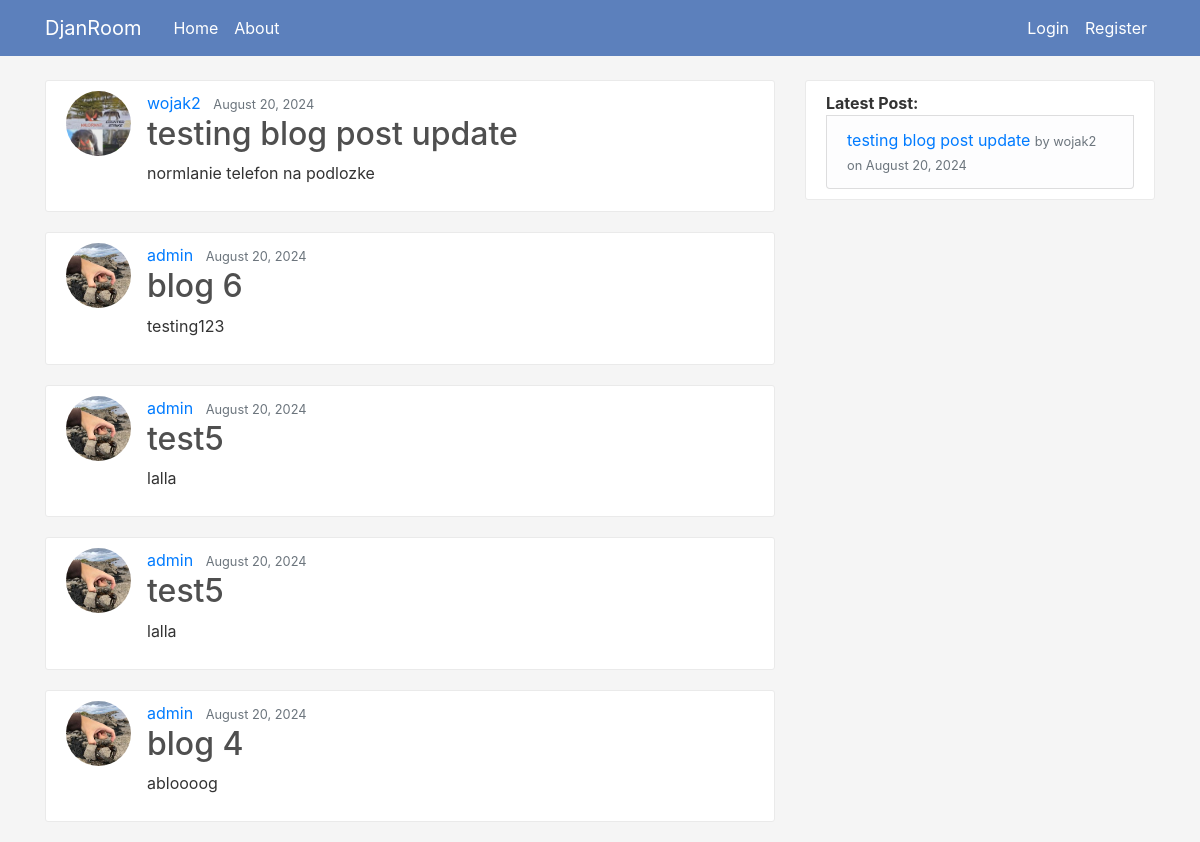
/, run on an earlier commit of the app's database.
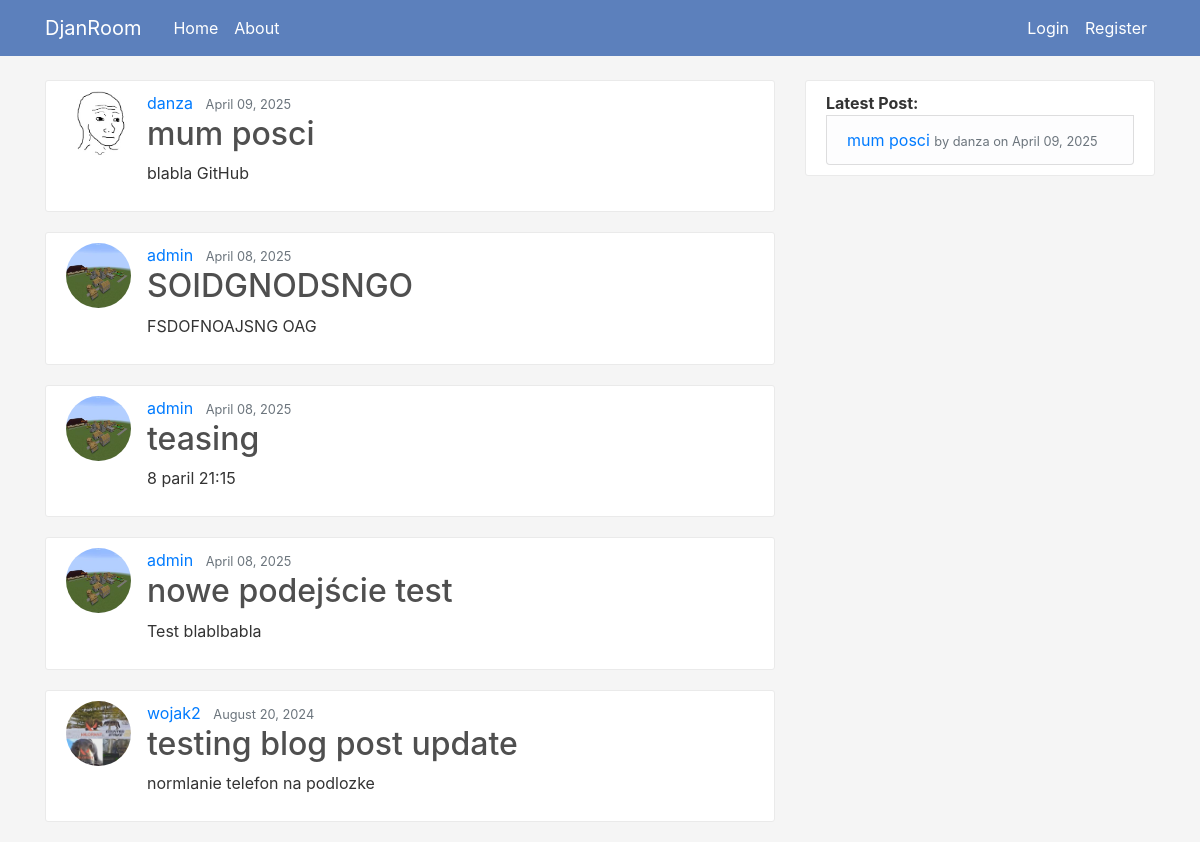
And on a later commit of the database.
### blog/models.py (models this page shows, shortened)
class Post(models.Model):
    title = models.CharField(max_length=100)
    content = models.TextField()
    date_posted = models.DateTimeField(default=timezone.now)
    author = models.ForeignKey(User, on_delete=models.CASCADE)

### users/models.py (models this page shows, shortened)
class Profile(models.Model):
    user = models.OneToOneField(User, on_delete=models.CASCADE)
    image = models.ImageField(default='default.jpg', upload_to='profile_pics')

### blog/views.py (the view)
# urls.py: path('', PostListView.as_view(), name='blog-home'),
class PostListView(ListView):
    model = Post
    template_name = 'blog/home.html'
    context_object_name = 'posts'
    ordering = ['-date_posted']
    paginate_by = 5
    def get_context_data(self, **kwargs):
        context = super().get_context_data(**kwargs)
        context['latest_post'] = Post.objects.latest('date_posted')  # Fetch the latest post
        return context

### blog/context_processors.py (called while the page is built)
def latest_post(request):
    try:
        return {'latest_post': Post.objects.latest('date_posted')}
    except Post.DoesNotExist:
        return {'latest_post': None}

### blog/templates/blog/home.html
{% extends "blog/base.html"  %}
{% block content %}
    {% for post in posts %}
    <article class="media content-section">
        <img class="rounded-circle article-img" src="{{post.author.profile.image.url}}" >
        <div class="media-body">
          <div class="article-metadata">
            <a class="mr-2" href="#">{{ post.author }}</a>
            <small class="text-muted">{{ post.date_posted|date:"F d, Y" }}</small>
          </div>
          <h2><a class="article-title" href="{% url 'post-detail' post.id%}">{{ post.title }}</a></h2>
          <p class="article-content">{{ post.content }}</p>
        </div>
      </article>
    {% endfor %}
{% endblock content %}

### blog/templates/blog/base.html (shortened to what this page needs)
{% load static %}
<!DOCTYPE html>
<html>
<head>
    <link rel="stylesheet" href="https://cdn.jsdelivr.net/npm/bootstrap@4.0.0/dist/css/bootstrap.min.css">
    <link rel="stylesheet" type="text/css" href="{% static 'blog/main.css' %}?v=2">
</head>
<body>
    <header class="site-header">
        <nav class="navbar navbar-expand-md navbar-dark bg-steel fixed-top">          <div class="container">
            <a class="navbar-brand mr-4" href="{% url 'blog-home' %}">DjanRoom</a>
            <div class="collapse navbar-collapse" id="navbarToggle">
              <div class="navbar-nav mr-auto">
                <a class="nav-item nav-link" href="{% url 'blog-home' %}">Home</a>
                <a class="nav-item nav-link" href="{% url 'blog-about' %}">About</a>
              </div>
              <div class="navbar-nav d-flex align-items-center">
                {% if user.is_authenticated %}
                    <a class="nav-item nav-link" href="{% url 'post-create' %}">New Post</a>
                    <form id="logout-form" method="get" action="{% url 'logout-confirm' %}" class="d-inline">
                        {% csrf_token %}
                        <button class="nav-item nav-link btn btn-link" type="submit">Sign out</button>
                    </form>
                    <a class="nav-item nav-link" href="{% url 'profile' %}">Profile</a>
                {% else %}
                    <a class="nav-item nav-link" href="{% url 'login' %}">Login</a>
                    <a class="nav-item nav-link" href="{% url 'register' %}">Register</a>
                {% endif %}
            </div>
            </div>
          </div>
        </nav>
    </header>
    <main role="main" class="container">
        <div class="row">
          <div class="col-md-8">
            {% block content %}{% endblock %}
          </div>
          <div class="col-md-4">
            <div class="content-section">
                <strong>Latest Post:</strong>
                <li class="list-group-item list-group-item-light">
                  {% if latest_post %}
                    <a href="{% url 'post-detail' latest_post.pk %}">{{ latest_post.title }}</a>
                    <small class="text-muted">by {{ latest_post.author }} on {{ latest_post.date_posted|date:"F d, Y" }}</small>
                  {% else %}
                    No posts available.
                  {% endif %}
                </li>
            </div>
          </div>
        </div>
      </main>
</body>
</html>

What changed in the data, as far as the page shows it:
no longer on this page (row unchanged): Post: author.profile.image (picture), author "admin", date_posted "August 20, 2024", title "blog 6", content "testing123"
no longer on this page (row unchanged): Post: author.profile.image (picture), author "admin", date_posted "August 20, 2024", title "test5", content "lalla"
no longer on this page (row unchanged): Post: author.profile.image (picture), author "admin", date_posted "August 20, 2024", title "test5", content "lalla"
no longer on this page (row unchanged): Post: author.profile.image (picture), author "admin", date_posted "August 20, 2024", title "blog 4", content "abloooog"
added Post: author.profile.image (placeholder picture), author "danza", date_posted "April 09, 2025", title "mum posci", content "blabla GitHub"
added Post: author.profile.image (picture), author "admin", date_posted "April 08, 2025", title "SOIDGNODSNGO", content "FSDOFNOAJSNG OAG"
added Post: author.profile.image (picture), author "admin", date_posted "April 08, 2025", title "teasing", content "8 paril 21:15"
added Post: author.profile.image (picture), author "admin", date_posted "April 08, 2025", title "nowe podejście test", content "Test blablbabla"
Also different on the page:
{{ latest_post.title }}: "testing blog post update" → "mum posci"
{{ latest_post.author }}: "wojak2" → "danza"
{{ latest_post.date_posted|date:"F d, Y" }}: "August 20, 2024" → "April 09, 2025"
